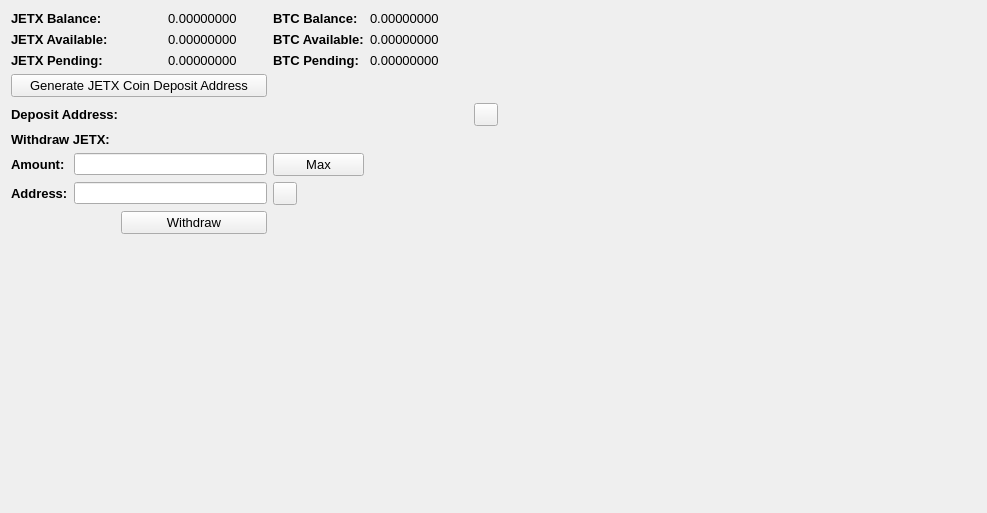
     <widget class="QWidget" name="BalanceTab">
      <attribute name="title">
       <string>Balance</string>
      </attribute>
      <layout class="QGridLayout" name="gridLayout_2">
       <item row="0" column="0" colspan="2">
        <widget class="QLabel" name="label_11">
         <property name="font">
          <font>
           <pointsize>10</pointsize>
           <weight>75</weight>
           <bold>true</bold>
          </font>
         </property>
         <property name="text">
          <string>JETX Balance:</string>
         </property>
        </widget>
       </item>
       <item row="0" column="3">
        <widget class="QLabel" name="JetrobeXBalanceLabel">
         <property name="font">
          <font>
           <pointsize>10</pointsize>
          </font>
         </property>
         <property name="text">
          <string>0.00000000</string>
         </property>
         <property name="textInteractionFlags">
          <set>Qt::LinksAccessibleByMouse|Qt::TextSelectableByMouse</set>
         </property>
        </widget>
       </item>
       <item row="0" column="4">
        <widget class="QLabel" name="label_12">
         <property name="font">
          <font>
           <pointsize>10</pointsize>
           <weight>75</weight>
           <bold>true</bold>
          </font>
         </property>
         <property name="text">
          <string>BTC Balance:</string>
         </property>
        </widget>
       </item>
       <item row="0" column="5">
        <widget class="QLabel" name="BitcoinBalanceLabel">
         <property name="font">
          <font>
           <pointsize>10</pointsize>
          </font>
         </property>
         <property name="text">
          <string>0.00000000</string>
         </property>
         <property name="textInteractionFlags">
          <set>Qt::LinksAccessibleByMouse|Qt::TextSelectableByMouse</set>
         </property>
        </widget>
       </item>
       <item row="0" column="7" rowspan="10">
        <spacer name="horizontalSpacer_4">
         <property name="orientation">
          <enum>Qt::Horizontal</enum>
         </property>
         <property name="sizeHint" stdset="0">
          <size>
           <width>478</width>
           <height>488</height>
          </size>
         </property>
        </spacer>
       </item>
       <item row="1" column="0" colspan="2">
        <widget class="QLabel" name="label_13">
         <property name="font">
          <font>
           <pointsize>10</pointsize>
           <weight>75</weight>
           <bold>true</bold>
          </font>
         </property>
         <property name="text">
          <string>JETX Available:</string>
         </property>
        </widget>
       </item>
       <item row="1" column="3">
        <widget class="QLabel" name="JetrobeXAvailableLabel_2">
         <property name="font">
          <font>
           <pointsize>10</pointsize>
          </font>
         </property>
         <property name="text">
          <string>0.00000000</string>
         </property>
         <property name="textInteractionFlags">
          <set>Qt::LinksAccessibleByMouse|Qt::TextSelectableByMouse</set>
         </property>
        </widget>
       </item>
       <item row="1" column="4">
        <widget class="QLabel" name="label_15">
         <property name="font">
          <font>
           <pointsize>10</pointsize>
           <weight>75</weight>
           <bold>true</bold>
          </font>
         </property>
         <property name="text">
          <string>BTC Available:</string>
         </property>
        </widget>
       </item>
       <item row="1" column="5">
        <widget class="QLabel" name="BitcoinAvailableLabel">
         <property name="font">
          <font>
           <pointsize>10</pointsize>
          </font>
         </property>
         <property name="text">
          <string>0.00000000</string>
         </property>
         <property name="textInteractionFlags">
          <set>Qt::LinksAccessibleByMouse|Qt::TextSelectableByMouse</set>
         </property>
        </widget>
       </item>
       <item row="2" column="0" colspan="2">
        <widget class="QLabel" name="label_14">
         <property name="font">
          <font>
           <pointsize>10</pointsize>
           <weight>75</weight>
           <bold>true</bold>
          </font>
         </property>
         <property name="text">
          <string>JETX Pending:</string>
         </property>
        </widget>
       </item>
       <item row="2" column="3">
        <widget class="QLabel" name="JetrobeXPendingLabel">
         <property name="font">
          <font>
           <pointsize>10</pointsize>
          </font>
         </property>
         <property name="text">
          <string>0.00000000</string>
         </property>
         <property name="textInteractionFlags">
          <set>Qt::LinksAccessibleByMouse|Qt::TextSelectableByMouse</set>
         </property>
        </widget>
       </item>
       <item row="2" column="4">
        <widget class="QLabel" name="label_31">
         <property name="font">
          <font>
           <pointsize>10</pointsize>
           <weight>75</weight>
           <bold>true</bold>
          </font>
         </property>
         <property name="text">
          <string>BTC Pending:</string>
         </property>
        </widget>
       </item>
       <item row="2" column="5">
        <widget class="QLabel" name="BitcoinPendingLabel">
         <property name="font">
          <font>
           <pointsize>10</pointsize>
          </font>
         </property>
         <property name="text">
          <string>0.00000000</string>
         </property>
         <property name="textInteractionFlags">
          <set>Qt::LinksAccessibleByMouse|Qt::TextSelectableByMouse</set>
         </property>
        </widget>
       </item>
       <item row="3" column="0" colspan="4">
        <widget class="QPushButton" name="GenDepositBTN">
         <property name="font">
          <font>
           <pointsize>10</pointsize>
          </font>
         </property>
         <property name="text">
          <string>Generate JETX Coin Deposit Address</string>
         </property>
        </widget>
       </item>
       <item row="4" column="0" colspan="3">
        <widget class="QLabel" name="label_33">
         <property name="font">
          <font>
           <pointsize>10</pointsize>
           <weight>75</weight>
           <bold>true</bold>
          </font>
         </property>
         <property name="text">
          <string>Deposit Address:</string>
         </property>
        </widget>
       </item>
       <item row="4" column="3" colspan="3">
        <widget class="QLabel" name="DepositAddressLabel">
         <property name="minimumSize">
          <size>
           <width>300</width>
           <height>0</height>
          </size>
         </property>
         <property name="palette">
          <palette>
           <active>
            <colorrole role="WindowText">
             <brush brushstyle="SolidPattern">
              <color alpha="255">
               <red>0</red>
               <green>0</green>
               <blue>0</blue>
              </color>
             </brush>
            </colorrole>
            <colorrole role="Text">
             <brush brushstyle="SolidPattern">
              <color alpha="255">
               <red>0</red>
               <green>0</green>
               <blue>255</blue>
              </color>
             </brush>
            </colorrole>
           </active>
           <inactive>
            <colorrole role="WindowText">
             <brush brushstyle="SolidPattern">
              <color alpha="255">
               <red>0</red>
               <green>0</green>
               <blue>0</blue>
              </color>
             </brush>
            </colorrole>
            <colorrole role="Text">
             <brush brushstyle="SolidPattern">
              <color alpha="255">
               <red>0</red>
               <green>0</green>
               <blue>255</blue>
              </color>
             </brush>
            </colorrole>
           </inactive>
           <disabled>
            <colorrole role="WindowText">
             <brush brushstyle="SolidPattern">
              <color alpha="255">
               <red>120</red>
               <green>120</green>
               <blue>120</blue>
              </color>
             </brush>
            </colorrole>
            <colorrole role="Text">
             <brush brushstyle="SolidPattern">
              <color alpha="255">
               <red>120</red>
               <green>120</green>
               <blue>120</blue>
              </color>
             </brush>
            </colorrole>
           </disabled>
          </palette>
         </property>
         <property name="font">
          <font>
           <pointsize>10</pointsize>
           <weight>75</weight>
           <bold>true</bold>
          </font>
         </property>
         <property name="text">
          <string/>
         </property>
         <property name="alignment">
          <set>Qt::AlignRight|Qt::AlignTrailing|Qt::AlignVCenter</set>
         </property>
         <property name="textInteractionFlags">
          <set>Qt::LinksAccessibleByMouse|Qt::TextSelectableByKeyboard|Qt::TextSelectableByMouse</set>
         </property>
        </widget>
       </item>
       <item row="4" column="6">
        <widget class="QToolButton" name="DepositCopyButton">
         <property name="toolTip">
          <string>Copy to clipboard</string>
         </property>
         <property name="text">
          <string/>
         </property>
         <property name="icon">
          <iconset resource="../bitcoin.qrc">
           <normaloff>:/icons/editcopy</normaloff>:/icons/editcopy</iconset>
         </property>
         <property name="shortcut">
          <string>Alt+P</string>
         </property>
        </widget>
       </item>
       <item row="5" column="0" colspan="2">
        <widget class="QLabel" name="label_34">
         <property name="font">
          <font>
           <pointsize>10</pointsize>
           <weight>75</weight>
           <bold>true</bold>
          </font>
         </property>
         <property name="text">
          <string>Withdraw JETX:</string>
         </property>
        </widget>
       </item>
       <item row="6" column="0">
        <widget class="QLabel" name="label_26">
         <property name="font">
          <font>
           <pointsize>10</pointsize>
           <weight>75</weight>
           <bold>true</bold>
          </font>
         </property>
         <property name="text">
          <string>Amount:</string>
         </property>
        </widget>
       </item>
       <item row="6" column="1" colspan="3">
        <widget class="QLineEdit" name="WithdrawUnitsInput">
         <property name="font">
          <font>
           <pointsize>9</pointsize>
           <weight>75</weight>
           <bold>true</bold>
          </font>
         </property>
         <property name="text">
          <string/>
         </property>
        </widget>
       </item>
       <item row="6" column="4">
        <widget class="QPushButton" name="Withdraw_Max_Amount">
         <property name="font">
          <font>
           <pointsize>10</pointsize>
          </font>
         </property>
         <property name="text">
          <string>Max</string>
         </property>
        </widget>
       </item>
       <item row="7" column="0">
        <widget class="QLabel" name="label_10">
         <property name="font">
          <font>
           <pointsize>10</pointsize>
           <weight>75</weight>
           <bold>true</bold>
          </font>
         </property>
         <property name="text">
          <string>Address:</string>
         </property>
        </widget>
       </item>
       <item row="7" column="1" colspan="3">
        <widget class="QLineEdit" name="WithdrawAddress">
         <property name="font">
          <font>
           <pointsize>9</pointsize>
           <weight>75</weight>
           <bold>true</bold>
          </font>
         </property>
        </widget>
       </item>
       <item row="7" column="4">
        <widget class="QToolButton" name="WithdrawPasteButton">
         <property name="toolTip">
          <string>Paste from clipboard</string>
         </property>
         <property name="text">
          <string/>
         </property>
         <property name="icon">
          <iconset resource="../bitcoin.qrc">
           <normaloff>:/icons/editpaste</normaloff>:/icons/editpaste</iconset>
         </property>
         <property name="shortcut">
          <string>Alt+P</string>
         </property>
        </widget>
       </item>
       <item row="8" column="2" colspan="2">
        <widget class="QPushButton" name="WithdrawUnitsBtn">
         <property name="font">
          <font>
           <pointsize>10</pointsize>
          </font>
         </property>
         <property name="text">
          <string>Withdraw</string>
         </property>
        </widget>
       </item>
       <item row="9" column="0" colspan="6">
        <spacer name="verticalSpacer">
         <property name="orientation">
          <enum>Qt::Vertical</enum>
         </property>
         <property name="sizeHint" stdset="0">
          <size>
           <width>428</width>
           <height>262</height>
          </size>
         </property>
        </spacer>
       </item>
      </layout>
      <zorder>label_31</zorder>
      <zorder>label_15</zorder>
      <zorder>label_12</zorder>
      <zorder>label_14</zorder>
      <zorder>label_13</zorder>
      <zorder>label_11</zorder>
      <zorder>BitcoinBalanceLabel</zorder>
      <zorder>JetrobeXBalanceLabel</zorder>
      <zorder>JetrobeXAvailableLabel_2</zorder>
      <zorder>JetrobeXPendingLabel</zorder>
      <zorder>BitcoinAvailableLabel</zorder>
      <zorder>BitcoinPendingLabel</zorder>
      <zorder>label_33</zorder>
      <zorder>GenDepositBTN</zorder>
      <zorder>DepositAddressLabel</zorder>
      <zorder>Withdraw_Max_Amount</zorder>
      <zorder>label_34</zorder>
      <zorder>WithdrawUnitsInput</zorder>
      <zorder>label_10</zorder>
      <zorder>label_26</zorder>
      <zorder>WithdrawAddress</zorder>
      <zorder>WithdrawUnitsBtn</zorder>
      <zorder>horizontalSpacer_4</zorder>
      <zorder>verticalSpacer</zorder>
      <zorder>WithdrawPasteButton</zorder>
      <zorder>DepositCopyButton</zorder>
     </widget>
